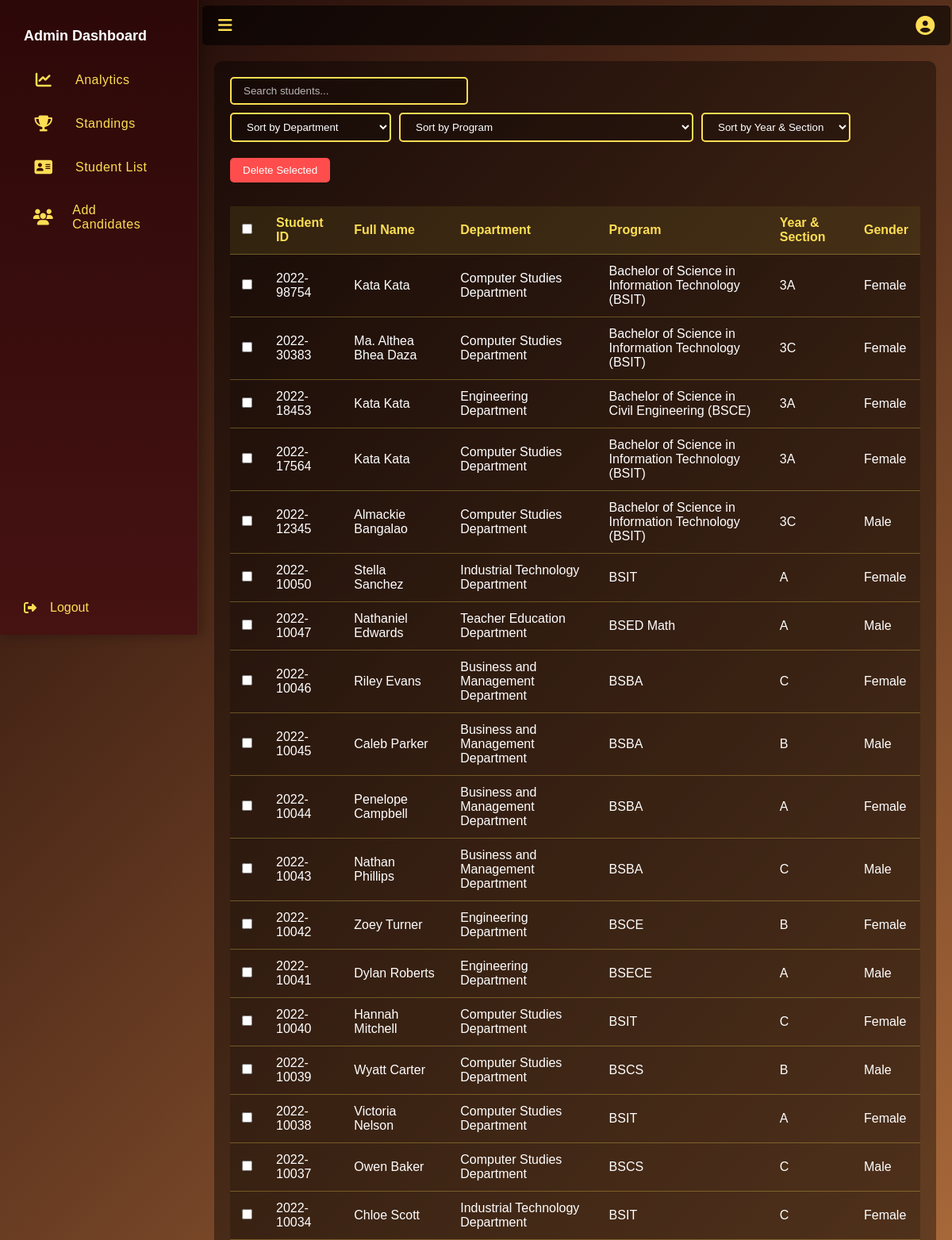
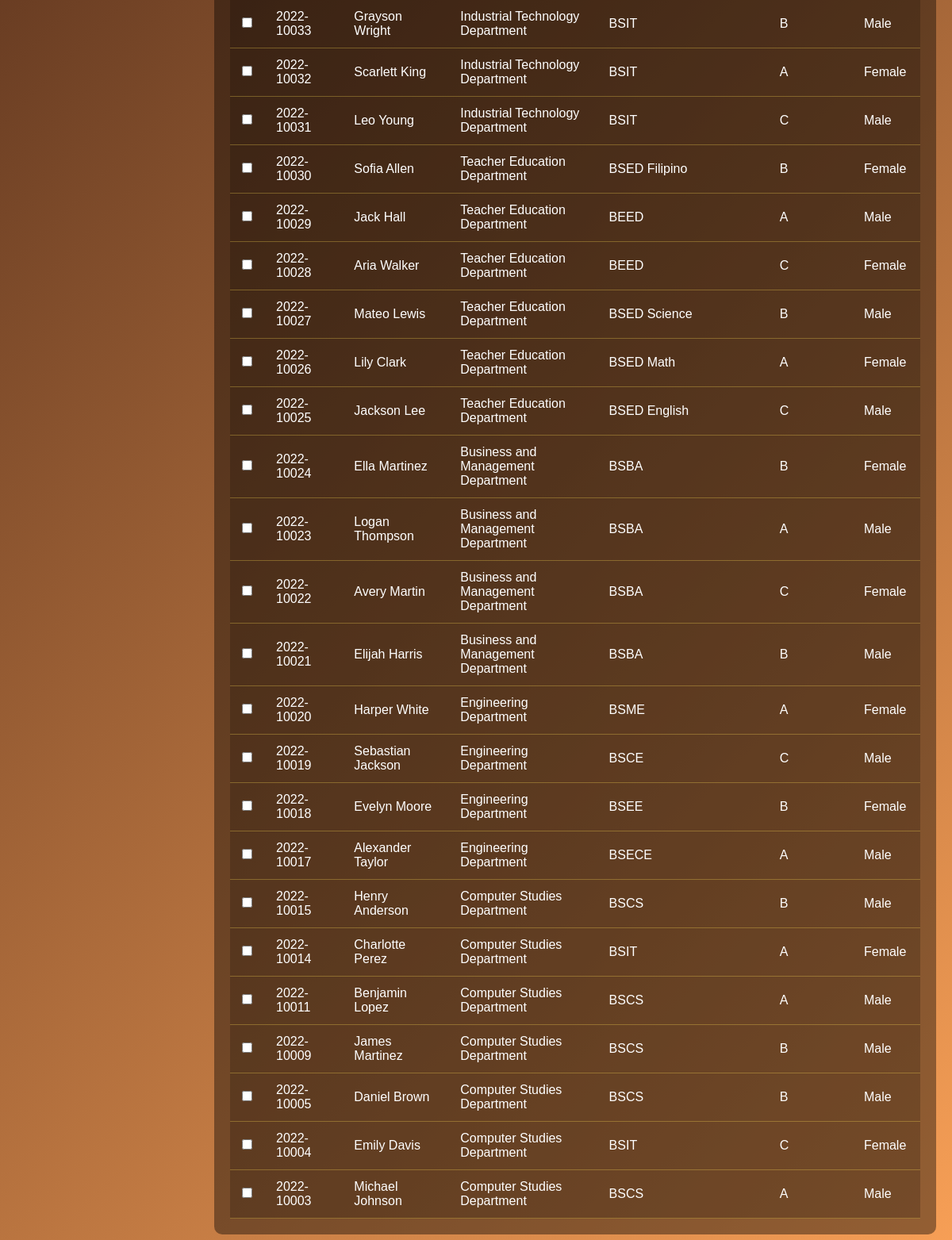
The app's page /student_list.php with its own data (2 pictures, top to bottom).
### tables this page shows
CREATE TABLE `students_registration` (
  `id` int(11) NOT NULL,
  `fullname` varchar(255) NOT NULL,
  `student_id` varchar(15) NOT NULL,
  `department` varchar(255) DEFAULT NULL,
  `program` varchar(255) DEFAULT NULL,
  `qr_code_path` varchar(255) NOT NULL,
  `gender` enum('Male','Female') NOT NULL,
  `section` varchar(50) NOT NULL,
  `created_at` timestamp NOT NULL DEFAULT current_timestamp()
);

### student_list.php (the view, shortened to what this page needs)
<!DOCTYPE html>
<html lang="en">
<head>
  <link rel="stylesheet" href="https://cdnjs.cloudflare.com/ajax/libs/font-awesome/6.5.0/css/all.min.css">
</head>
<body>
  <div class="sidebar" id="sidebar">
    <div>
      <div class="menu">
        <div class="menu-title">Admin Dashboard</div>
        <div class="menu-item" onclick="window.location.href='admin_dashboard.php'"><i class="fas fa-chart-line"></i><span class="label1">Analytics</span></div>
        <div class="menu-item" onclick="window.location.href='standing.php'"><i class="fas fa-trophy fa-solid fa-address-card"></i><span class="label1">Standings</span></div>
        <div class="menu-item" onclick="window.location.href='student_list.php'"><i class="fas fa-address-card"></i><span class="label1">Student List</span></div>
        <div class="menu-item" onclick="window.location.href='add_candidate_dashboard.php'"><i class="fas fa-users"></i><span class="label">Add Candidates</span></div>
      </div>
    </div>
    <div class="logout-btn"><i class="fas fa-sign-out-alt"></i><span class="label">Logout</span></div>
  </div>
  <div class="main-content" id="main">
    <div class="topbar">
      <div class="toggle-btn" onclick="toggleSidebar()"><i class="fas fa-bars"></i></div>
      <div class="profile">
        <i class="fas fa-user-circle"></i>
      </div>
    </div>
    <div class="student-list-section">
      <div class="controls">
        <div class="search-box">
          <input type="text" id="searchInput" placeholder="Search students...">
        </div>
        <div class="sort-controls">
          <select id="departmentSort">
            <option value="">Sort by Department</option>
          </select>
          <select id="programSort">
            <option value="">Sort by Program</option>
          </select>
          <select id="sectionSort">
            <option value="">Sort by Year & Section</option>
          </select>
        </div>
      </div>
      <button id="deleteSelected" style="background:#ff4d4d;color:#fff;padding:8px 16px;border:none;border-radius:5px;cursor:pointer;margin-bottom:10px;">Delete Selected</button>
      <div class="table-container">
        <table id="studentTable">
          <thead>
            <tr>
              <th><input type="checkbox" id="selectAll"></th>
              <th>Student ID</th>
              <th>Full Name</th>
              <th>Department</th>
              <th>Program</th>
              <th>Year & Section</th>
              <th>Gender</th>
            </tr>
          </thead>
          <tbody>
            <?php
              include 'db.php';
              $sql = "SELECT student_id, fullname, department, program, section, gender
                     FROM students_registration
                     ORDER BY student_id DESC";
              $result = $conn->query($sql);
              if ($result->num_rows > 0) {
                while($row = $result->fetch_assoc()) {
                  echo "<tr>";
                  echo '<td><input type="checkbox" class="select-student" value="' . htmlspecialchars($row['student_id']) . '"></td>';
                  echo "<td>" . htmlspecialchars($row['student_id']) . "</td>";
                  echo "<td>" . htmlspecialchars($row['fullname']) . "</td>";
                  echo "<td>" . htmlspecialchars($row['department']) . "</td>";
                  echo "<td>" . htmlspecialchars($row['program']) . "</td>";
                  echo "<td>" . htmlspecialchars($row['section']) . "</td>";
                  echo "<td>" . htmlspecialchars($row['gender']) . "</td>";
                  echo "</tr>";
                }
              } else {
                echo "<tr><td colspan='7'>No students found</td></tr>";
              }
            ?>
          </tbody>
        </table>
      </div>
    </div>
</body>
</html>

### student_list.php (style rules this page uses)
* { box-sizing: border-box; margin: 0; padding: 0; font-family: 'Karla', sans-serif; }
body { background: linear-gradient(135deg, #1a0606, #f79f56); color: #FDDE54; min-height: 100vh; display: flex; }
.sidebar { width: 250px; background: linear-gradient(180deg, #2d0808 0%, #461212 100%); transition: all 0.3s cubic-bezier(0.4, 0, 0.2, 1); height: 100vh; overflow: hidden; position: fixed; display: flex; flex-direction: column; justify-content: space-between; box-shadow: 4px 0 15px rgba(0, 0, 0, 0.3); backdrop-filter: blur(10px); border-right: 1px solid rgba(253, 222, 84, 0.1); z-index: 1000; }
.sidebar .menu { padding: 20px; }
.sidebar .menu-item { padding: 15px 20px; color: #FDDE54; display: flex; align-items: center; gap: 15px; cursor: pointer; transition: all 0.3s ease; border-radius: 0 30px 30px 0; margin: 5px 0; position: relative; font-weight: 500; letter-spacing: 0.5px; }
.label { margin-left: 7px; }
.label1 { margin-left: 10px; }
.sidebar .menu-item i { font-size: 20px; transition: all 0.3s ease; width: 30px; text-align: center; }
.logout-btn { padding: 15px 10px; color: #FDDE54; display: flex; align-items: center; gap: 10px; cursor: pointer; margin-bottom: 10px; margin-left: 20px; width: 87%; transition: all 0.3s ease; border-radius: 10px; position: relative; overflow: hidden; }
.main-content { margin-left: 250px; transition: margin-left 0.3s ease; width: 100%; }
.topbar { display: flex; justify-content: space-between; align-items: center; padding: 25px 20px; background: rgba(0,0,0,0.6); position: sticky; top: 0; z-index: 10; width: 99.3%; height: 40px; transition: none; margin: 7px 5px 5px 5px; border-radius: 5px; }
.toggle-btn { font-size: 20px; cursor: pointer; color: #FDDE54; }
.profile { position: relative; margin-left: auto; }
.profile i { font-size: 24px; cursor: pointer; }
.menu-title { font-weight: bold; font-size: 18px; padding: 15px 10px; color: #fff; }
.student-list-section { padding: 20px; margin: 20px; background: rgba(0, 0, 0, 0.4); border-radius: 10px; }
.controls { display: flex; justify-content: space-between; margin-bottom: 20px; flex-wrap: wrap; gap: 10px; }
.search-box input { padding: 8px 15px; border: 2px solid #FDDE54; border-radius: 5px; background: rgba(0, 0, 0, 0.2); color: #fff; width: 300px; }
.search-box input::placeholder { color: rgba(255, 255, 255, 0.7); }
.sort-controls { display: flex; gap: 10px; flex-wrap: wrap; }
.sort-controls select { padding: 8px 15px; border: 2px solid #FDDE54; border-radius: 5px; background: rgba(0, 0, 0, 0.2); color: #fff; cursor: pointer; }
.sort-controls select option { background: #2d0808; color: #fff; }
.table-container { overflow-x: auto; }
#studentTable { width: 100%; border-collapse: collapse; margin-top: 20px; background: rgba(0, 0, 0, 0.2); }
#studentTable th, #studentTable td { padding: 12px 15px; text-align: left; border-bottom: 1px solid rgba(253, 222, 84, 0.3); }
#studentTable th { background: rgba(253, 222, 84, 0.1); color: #FDDE54; font-weight: bold; }
#studentTable tbody tr td { color: #fff; }

### records on screen
students_registration: student "2022-98754", fullname "Kata Kata", department "Computer Studies Department", program "Bachelor of Science in Information Technology (BSIT)", section "3A", gender "Female"
students_registration: student "2022-30383", fullname "Ma. Althea Bhea Daza", department "Computer Studies Department", program "Bachelor of Science in Information Technology (BSIT)", section "3C", gender "Female"
students_registration: student "2022-18453", fullname "Kata Kata", department "Engineering Department", program "Bachelor of Science in Civil Engineering (BSCE)", section "3A", gender "Female"
students_registration: student "2022-17564", fullname "Kata Kata", department "Computer Studies Department", program "Bachelor of Science in Information Technology (BSIT)", section "3A", gender "Female"
students_registration: student "2022-12345", fullname "Almackie Bangalao", department "Computer Studies Department", program "Bachelor of Science in Information Technology (BSIT)", section "3C", gender "Male"
students_registration: student "2022-10050", fullname "Stella Sanchez", department "Industrial Technology Department", program "BSIT", section "A", gender "Female"
students_registration: student "2022-10047", fullname "Nathaniel Edwards", department "Teacher Education Department", program "BSED Math", section "A", gender "Male"
students_registration: student "2022-10046", fullname "Riley Evans", department "Business and Management Department", program "BSBA", section "C", gender "Female"
students_registration: student "2022-10045", fullname "Caleb Parker", department "Business and Management Department", program "BSBA", section "B", gender "Male"
students_registration: student "2022-10044", fullname "Penelope Campbell", department "Business and Management Department", program "BSBA", section "A", gender "Female"
students_registration: student "2022-10043", fullname "Nathan Phillips", department "Business and Management Department", program "BSBA", section "C", gender "Male"
students_registration: student "2022-10042", fullname "Zoey Turner", department "Engineering Department", program "BSCE", section "B", gender "Female"
students_registration: student "2022-10041", fullname "Dylan Roberts", department "Engineering Department", program "BSECE", section "A", gender "Male"
students_registration: student "2022-10040", fullname "Hannah Mitchell", department "Computer Studies Department", program "BSIT", section "C", gender "Female"
students_registration: student "2022-10039", fullname "Wyatt Carter", department "Computer Studies Department", program "BSCS", section "B", gender "Male"
students_registration: student "2022-10038", fullname "Victoria Nelson", department "Computer Studies Department", program "BSIT", section "A", gender "Female"
students_registration: student "2022-10037", fullname "Owen Baker", department "Computer Studies Department", program "BSCS", section "C", gender "Male"
students_registration: student "2022-10034", fullname "Chloe Scott", department "Industrial Technology Department", program "BSIT", section "C", gender "Female"
students_registration: student "2022-10033", fullname "Grayson Wright", department "Industrial Technology Department", program "BSIT", section "B", gender "Male"
students_registration: student "2022-10032", fullname "Scarlett King", department "Industrial Technology Department", program "BSIT", section "A", gender "Female"
students_registration: student "2022-10031", fullname "Leo Young", department "Industrial Technology Department", program "BSIT", section "C", gender "Male"
students_registration: student "2022-10030", fullname "Sofia Allen", department "Teacher Education Department", program "BSED Filipino", section "B", gender "Female"
students_registration: student "2022-10029", fullname "Jack Hall", department "Teacher Education Department", program "BEED", section "A", gender "Male"
students_registration: student "2022-10028", fullname "Aria Walker", department "Teacher Education Department", program "BEED", section "C", gender "Female"
students_registration: student "2022-10027", fullname "Mateo Lewis", department "Teacher Education Department", program "BSED Science", section "B", gender "Male"
students_registration: student "2022-10026", fullname "Lily Clark", department "Teacher Education Department", program "BSED Math", section "A", gender "Female"
students_registration: student "2022-10025", fullname "Jackson Lee", department "Teacher Education Department", program "BSED English", section "C", gender "Male"
students_registration: student "2022-10024", fullname "Ella Martinez", department "Business and Management Department", program "BSBA", section "B", gender "Female"
students_registration: student "2022-10023", fullname "Logan Thompson", department "Business and Management Department", program "BSBA", section "A", gender "Male"
students_registration: student "2022-10022", fullname "Avery Martin", department "Business and Management Department", program "BSBA", section "C", gender "Female"
students_registration: student "2022-10021", fullname "Elijah Harris", department "Business and Management Department", program "BSBA", section "B", gender "Male"
students_registration: student "2022-10020", fullname "Harper White", department "Engineering Department", program "BSME", section "A", gender "Female"
students_registration: student "2022-10019", fullname "Sebastian Jackson", department "Engineering Department", program "BSCE", section "C", gender "Male"
students_registration: student "2022-10018", fullname "Evelyn Moore", department "Engineering Department", program "BSEE", section "B", gender "Female"
students_registration: student "2022-10017", fullname "Alexander Taylor", department "Engineering Department", program "BSECE", section "A", gender "Male"
students_registration: student "2022-10015", fullname "Henry Anderson", department "Computer Studies Department", program "BSCS", section "B", gender "Male"
students_registration: student "2022-10014", fullname "Charlotte Perez", department "Computer Studies Department", program "BSIT", section "A", gender "Female"
students_registration: student "2022-10011", fullname "Benjamin Lopez", department "Computer Studies Department", program "BSCS", section "A", gender "Male"
students_registration: student "2022-10009", fullname "James Martinez", department "Computer Studies Department", program "BSCS", section "B", gender "Male"
students_registration: student "2022-10005", fullname "Daniel Brown", department "Computer Studies Department", program "BSCS", section "B", gender "Male"
students_registration: student "2022-10004", fullname "Emily Davis", department "Computer Studies Department", program "BSIT", section "C", gender "Female"
students_registration: student "2022-10003", fullname "Michael Johnson", department "Computer Studies Department", program "BSCS", section "A", gender "Male"
